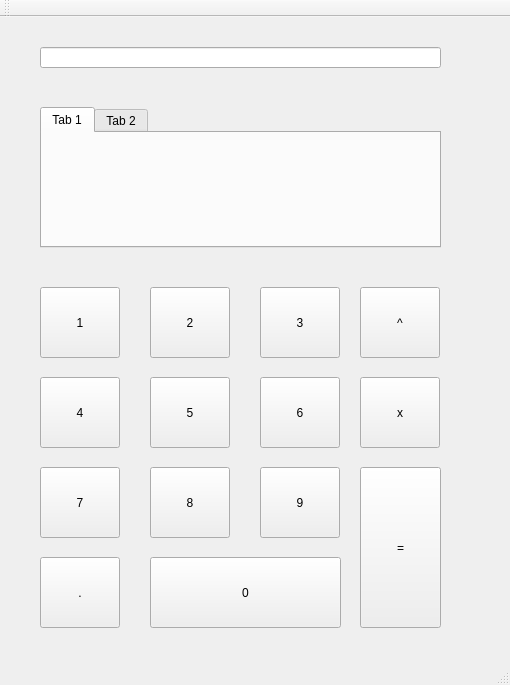
<?xml version="1.0" encoding="UTF-8"?>
<ui version="4.0">
 <class>MainWindow</class>
 <widget class="QMainWindow" name="MainWindow">
  <property name="geometry">
   <rect>
    <x>0</x>
    <y>0</y>
    <width>510</width>
    <height>685</height>
   </rect>
  </property>
  <property name="windowTitle">
   <string>Kalkulator Całek</string>
  </property>
  <widget class="QWidget" name="centralWidget">
   <widget class="QPushButton" name="oneButton">
    <property name="geometry">
     <rect>
      <x>40</x>
      <y>270</y>
      <width>80</width>
      <height>71</height>
     </rect>
    </property>
    <property name="text">
     <string>1</string>
    </property>
   </widget>
   <widget class="QPushButton" name="twoButton">
    <property name="geometry">
     <rect>
      <x>150</x>
      <y>270</y>
      <width>80</width>
      <height>71</height>
     </rect>
    </property>
    <property name="text">
     <string>2</string>
    </property>
   </widget>
   <widget class="QPushButton" name="threeButton">
    <property name="geometry">
     <rect>
      <x>260</x>
      <y>270</y>
      <width>80</width>
      <height>71</height>
     </rect>
    </property>
    <property name="text">
     <string>3</string>
    </property>
   </widget>
   <widget class="QPushButton" name="fourButton">
    <property name="geometry">
     <rect>
      <x>40</x>
      <y>360</y>
      <width>80</width>
      <height>71</height>
     </rect>
    </property>
    <property name="text">
     <string>4</string>
    </property>
   </widget>
   <widget class="QPushButton" name="fiveButton">
    <property name="geometry">
     <rect>
      <x>150</x>
      <y>360</y>
      <width>80</width>
      <height>71</height>
     </rect>
    </property>
    <property name="text">
     <string>5</string>
    </property>
   </widget>
   <widget class="QPushButton" name="sixButton">
    <property name="geometry">
     <rect>
      <x>260</x>
      <y>360</y>
      <width>80</width>
      <height>71</height>
     </rect>
    </property>
    <property name="text">
     <string>6</string>
    </property>
   </widget>
   <widget class="QPushButton" name="seveButton">
    <property name="geometry">
     <rect>
      <x>40</x>
      <y>450</y>
      <width>80</width>
      <height>71</height>
     </rect>
    </property>
    <property name="text">
     <string>7</string>
    </property>
   </widget>
   <widget class="QPushButton" name="eightButton">
    <property name="geometry">
     <rect>
      <x>150</x>
      <y>450</y>
      <width>80</width>
      <height>71</height>
     </rect>
    </property>
    <property name="text">
     <string>8</string>
    </property>
   </widget>
   <widget class="QPushButton" name="nineButton">
    <property name="geometry">
     <rect>
      <x>260</x>
      <y>450</y>
      <width>80</width>
      <height>71</height>
     </rect>
    </property>
    <property name="text">
     <string>9</string>
    </property>
   </widget>
   <widget class="QPushButton" name="zeroButton">
    <property name="geometry">
     <rect>
      <x>150</x>
      <y>540</y>
      <width>191</width>
      <height>71</height>
     </rect>
    </property>
    <property name="text">
     <string>0</string>
    </property>
   </widget>
   <widget class="QPushButton" name="dotButton">
    <property name="geometry">
     <rect>
      <x>40</x>
      <y>540</y>
      <width>80</width>
      <height>71</height>
     </rect>
    </property>
    <property name="text">
     <string>.</string>
    </property>
   </widget>
   <widget class="QPushButton" name="equalButton">
    <property name="geometry">
     <rect>
      <x>360</x>
      <y>450</y>
      <width>81</width>
      <height>161</height>
     </rect>
    </property>
    <property name="text">
     <string>=</string>
    </property>
   </widget>
   <widget class="QPushButton" name="xButton">
    <property name="geometry">
     <rect>
      <x>360</x>
      <y>360</y>
      <width>80</width>
      <height>71</height>
     </rect>
    </property>
    <property name="text">
     <string>x</string>
    </property>
   </widget>
   <widget class="QPushButton" name="powButton">
    <property name="geometry">
     <rect>
      <x>360</x>
      <y>270</y>
      <width>80</width>
      <height>71</height>
     </rect>
    </property>
    <property name="text">
     <string>^</string>
    </property>
   </widget>
   <widget class="QTabWidget" name="tabWidget">
    <property name="geometry">
     <rect>
      <x>40</x>
      <y>90</y>
      <width>401</width>
      <height>141</height>
     </rect>
    </property>
    <property name="currentIndex">
     <number>0</number>
    </property>
    <widget class="QWidget" name="tab">
     <attribute name="title">
      <string>Tab 1</string>
     </attribute>
    </widget>
    <widget class="QWidget" name="tab_2">
     <attribute name="title">
      <string>Tab 2</string>
     </attribute>
    </widget>
   </widget>
   <widget class="QLineEdit" name="lineEdit">
    <property name="geometry">
     <rect>
      <x>40</x>
      <y>30</y>
      <width>401</width>
      <height>21</height>
     </rect>
    </property>
   </widget>
  </widget>
  <widget class="QToolBar" name="mainToolBar">
   <attribute name="toolBarArea">
    <enum>TopToolBarArea</enum>
   </attribute>
   <attribute name="toolBarBreak">
    <bool>false</bool>
   </attribute>
  </widget>
  <widget class="QStatusBar" name="statusBar"/>
 </widget>
 <layoutdefault spacing="6" margin="11"/>
 <resources/>
 <connections/>
</ui>
